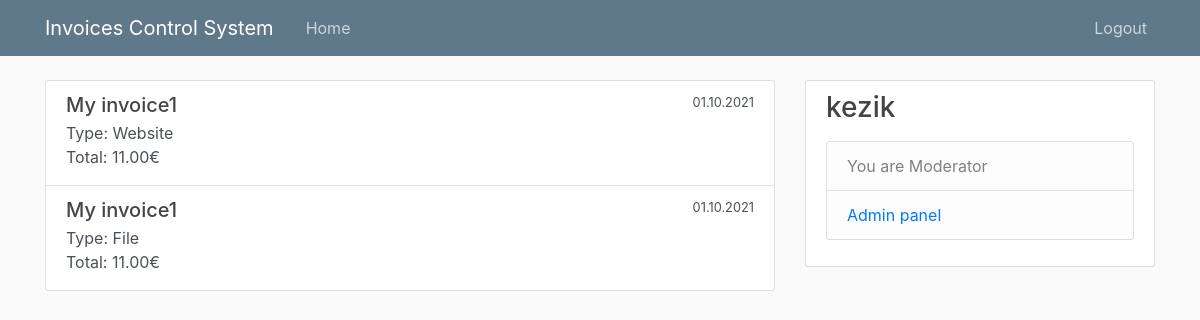
/my_invoices/ (signed in), run on the app's committed database.
### invoices_system/models.py (models this page shows, shortened)
class Invoice(models.Model):
    client = models.ForeignKey(User, related_name='invoices',
                               null=True, on_delete=models.SET_NULL)
    name = models.CharField(max_length=100, default='My invoice')
    YEARLY = 'Y'
    MONTHLY = 'M'
    WEEKLY = 'W'
    DAILY = 'D'
    REGULARITY_CHOICES = [
        (YEARLY, 'Yearly'),
        (MONTHLY, 'Monthly'),
        (WEEKLY, 'Weekly'),
        (DAILY, 'Daily'),
    ]
    regularity = models.CharField(max_length=1,
                                  choices=REGULARITY_CHOICES,
                                  default=MONTHLY)
    is_regular = models.BooleanField()
    due_date = models.DateField()
    is_paid = models.BooleanField(default=False)
    WEBSITE = 'WEB'
    FILE = 'FIL'
    CREDENTIALS = 'CRD'
    INVOICE_TYPE_CHOICES = [
        (WEBSITE, 'Website'),
        (FILE, 'File'),
        (CREDENTIALS, 'Credentials'),
    ]
    invoice_type = models.CharField(max_length=3,
                                    choices=INVOICE_TYPE_CHOICES)
    website = models.URLField(blank=True)
    login = models.CharField(max_length=100, blank=True)
    password = models.CharField(max_length=100, blank=True)
    file = models.FileField(upload_to='user_files', blank=True)
    iban = IBANField(blank=True)
    full_name = models.CharField(max_length=100, blank=True)
    total = models.DecimalField(decimal_places=2, blank=True,
                                max_digits=9)
    comments = models.TextField()

class User(models.Model):
    user = models.OneToOneField(DjangoUser,
                                on_delete=models.CASCADE,
                                related_name='invoice_user')
    MODERATOR = 'MR'
    MANAGER = 'MG'
    CLIENT = 'CL'
    USER_CLASS_CHOICES = [
        (MODERATOR, 'Moderator'),
        (MANAGER, 'Manager'),
        (CLIENT, 'Client'),
    ]
    user_class = models.CharField(max_length=2,
                                  choices=USER_CLASS_CHOICES,
                                  default=CLIENT)
    is_approved = models.BooleanField(default=False)
    is_blocked = models.BooleanField(default=False)
    balance = models.DecimalField(decimal_places=2, default=0,
                                  max_digits=9)
    managed_by = models.ForeignKey('self', related_name='clients', blank=True,
                                   null=True, on_delete=models.SET_NULL)
    @property
    def unpaid_invoices(self):
        return self.invoices.filter(is_paid=False)
    @property
    def full_name(self):
        if self.user.first_name and self.user.last_name:
            return self.user.get_full_name()
        return self.user.username

### invoices_system/views.py (the view)
# urls.py: path(r'my_invoices/', views.InvoicesList.as_view(), name='my_invoices_list'),
class InvoicesList(ListView):
    model = Invoice
    template_name = 'invoices_list.html'
    context_object_name = 'invoices'
    @method_decorator(login_required)
    def get(self, request, *args, **kwargs):
        self.object_list = request.user.invoice_user.unpaid_invoices.all()
        context = self.get_context_data()
        return self.render_to_response(context)

### templates/invoices_list.html
{% extends "base.html" %}
{% block content %}
    <div class="list-group">
        {% for invoice in invoices %}
            <a href="{% url 'invoice_detail' invoice.id %}" class="list-group-item list-group-item-action flex-column align-items-start">
                <div class="d-flex w-100 justify-content-between">
                    <h5 class="mb-1">{{ invoice.name }}</h5>
                    <small>{{ invoice.due_date|date:'d.m.Y' }}</small>
                </div>
                <p class="mb-1">
                    Type: {{ invoice.get_invoice_type_display }}<br/>
                    Total: {{ invoice.total }}&euro;
                </p>
            </a>
            {% empty %}
            <a href="{% url 'new_invoice' %}" class="list-group-item list-group-item-action flex-column align-items-start">
                The list is empty. You can create your first invoice.
            </a>
        {% endfor %}
    </div>
{% endblock content %}

### templates/base.html (shortened to what this page needs)
{% load static %}
<!DOCTYPE html>
<html>
<head>
    <link rel="stylesheet" href="https://maxcdn.bootstrapcdn.com/bootstrap/4.0.0/css/bootstrap.min.css">
    <link rel="stylesheet" type="text/css" href="{% static 'styles/main.css' %}">
</head>
<body>
    <header class="site-header">
      <nav class="navbar navbar-expand-md navbar-dark bg-steel fixed-top">
        <div class="container">
          <a class="navbar-brand mr-4" href="{% url 'index' %}">Invoices Control System</a>
          <div class="collapse navbar-collapse" id="navbarToggle">
            <div class="navbar-nav mr-auto">
              <a class="nav-item nav-link" href="{% url 'index' %}">Home</a>
            </div>
            <div class="navbar-nav">
              {% if user.is_authenticated %}
                <a class="nav-item nav-link" href="{% url 'logout' %}">Logout</a>
              {% else %}
                <a class="nav-item nav-link" href="{% url 'login' %}">Login</a>
                <a class="nav-item nav-link" href="{% url 'register' %}">Register</a>
              {% endif %}
            </div>
          </div>
        </div>
      </nav>
    </header>
    <main role="main" class="container">
      <div class="row">
        <div class="col-md-8">
          {% block content %}{% endblock %}
        </div>
        {% if user.is_authenticated %}
            {% include "sidebar.html" %}
        {% endif %}
      </div>
    </main>
</body>
</html>

### templates/sidebar.html
<div class="col-md-4">
    <div class="content-section">
        <h3>{{ user.invoice_user.full_name }}</h3>
            <p class='text-muted'>
                <ul class="list-group">
                    <li class="list-group-item list-group-item-light">You are {{ user.invoice_user.get_user_class_display }}</li>
                    {% if user.invoice_user.user_class == "CL" %}
                        <li class="list-group-item list-group-item-light">Your balance: {{ user.invoice_user.balance }}&euro;</li>
                        <li class="list-group-item list-group-item-light"><a href="{% url 'my_invoices_list' %}">My invoices</a></li>
                        <li class="list-group-item list-group-item-light"><a href="{% url 'new_invoice' %}">New invoice</a></li>
                        <li class="list-group-item list-group-item-light"><a href="{% url 'add_balance' %}">Add balance</a></li>
                    {% elif user.invoice_user.user_class == "MG" %}
                        <li class="list-group-item list-group-item-light"><a href="{% url 'my_clients_list' %}">My clients</a></li>
                    {% elif user.invoice_user.user_class == "MR" %}
                        <li class="list-group-item list-group-item-light"><a href="{% url 'admin:index' %}">Admin panel</a></li>
                    {% endif %}
                </ul>
            </p>
    </div>
</div>

### static/styles/main.css (style rules this page uses)
body { background: #fafafa; color: #333333; margin-top: 5rem; }
h1, h2, h3, h4, h5, h6 { color: #444444; }
ul { margin: 0; }
.bg-steel { background-color: #5f788a; }
.site-header .navbar-nav .nav-link { color: #cbd5db; }
.content-section { background: #ffffff; padding: 10px 20px; border: 1px solid #dddddd; border-radius: 3px; margin-bottom: 20px; }

### data on the page
Invoice: name "My invoice1", due_date "01.10.2021", invoice_type "Website", total "11.00"
Invoice: name "My invoice1", due_date "01.10.2021", invoice_type "File", total "11.00"

### other printed values
{{ user.invoice_user.full_name }} "kezik"
{{ user.invoice_user.get_user_class_display }} "Moderator"
